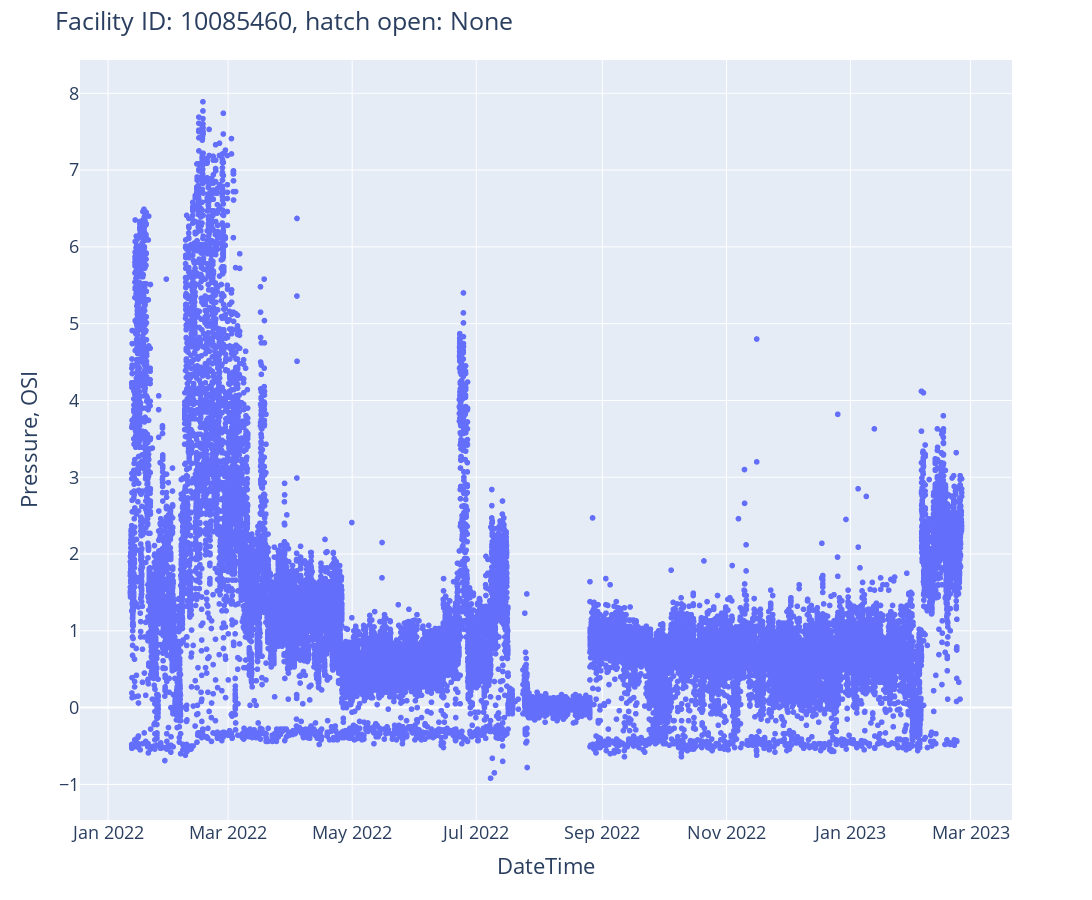

Notebook source saved alongside this figure:
### Code cell
# check thp for one facility that we magically knew it had open thief hatch

facility_id = 10085460 
df_thp_460 = df_thp[df_thp.FACILITY_ID == facility_id].copy()
df_thp_460.timestamp = pd.to_datetime(df_thp_460.timestamp)
print(df_thp_460.head())

from utils import plot_ts_open_hatch
fig = plot_ts_open_hatch(dfi=df_thp_460, fac_id=facility_id)
fig.show()

### Figure 1 — Plotly figure (JSON) as saved in the notebook; plotly's stock layout.template omitted (floating-point values rounded to 4 significant figures; data arrays with more than 128 entries replaced by an {"elided": "..."} marker saying what was removed)
{"data": [{"hovertemplate": "timestamp=%{x}<br>pressure_osi=%{y}<extra></extra>", "legendgroup": "", "marker": {"color": "#636efa", "symbol": "circle"}, "mode": "markers", "name": "", "showlegend": false, "type": "scattergl", "x": {"elided": "36082 str values"}, "xaxis": "x", "y": {"elided": "36082 float values"}, "yaxis": "y"}], "layout": {"font": {"size": 18}, "height": 900, "legend": {"tracegroupgap": 0}, "margin": {"t": 60}, "title": {"text": "Facility ID: 10085460, hatch open: None"}, "width": 1600, "xaxis": {"anchor": "y", "domain": [0, 1], "title": {"text": "DateTime"}}, "yaxis": {"anchor": "x", "domain": [0, 1], "title": {"text": "Pressure, OSI"}}}}
